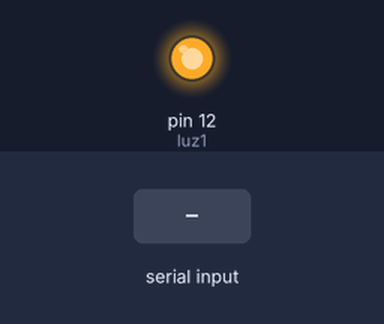
A sketch run on a simulated Arduino Mega 2560, built with avr-gcc and run on an emulated ATmega2560. Parts: output pins drawn as LEDs (lit = HIGH). The test bench sets the inputs (shaded band).

Above: at 1.2 s.
1.3 s: "luz1" received over the second serial link
At 2.7 s:
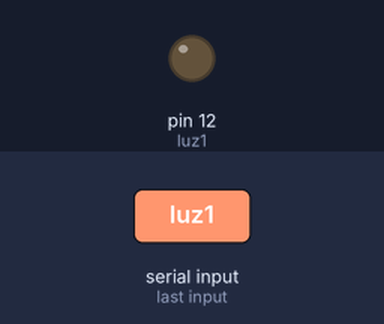
Timing chart, 0 to 4.3 s (numbered marks = the images above; inputs shaded):
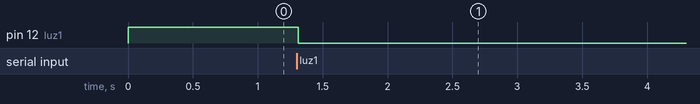

Measured:
- after the input at 1.3 s, pin 12 (luz1): HIGH → LOW at once

The sketch:

luces_hogar_18-2.ino
```cpp
//---Inicio del espaciopublicitario ;-)
//Más proyectos en http://www.rogerbit.com
//Suscribete en http://www.youtube.com/user/carlosvolt?sub_confirmation=1
//Grupo en Facebook https://www.facebook.com/groups/RogerBit/
//---Fin del espaciopublicitario ;-)
//declaración de variables

#include<SoftwareSerial.h>
SoftwareSerial Serial(30,31);
String cadena;
int luz1 = 12;

int ledstatus1 = 0;

void setup () {
    // setea la velocidad del puerto serie a 9600
    Serial.begin(9600);
    pinMode(luz1,OUTPUT);

  digitalWrite(luz1, HIGH);

}

void loop () {
  //lee las cadenas de caracteres que ingresan al puerto serie
  if (Serial.available())  {
    cadena = String("");
    while (Serial.available()) {
      cadena = cadena + char(Serial.read());//Lee caracter por caracter y concatena a la variable cadena
      delay(1);

    }
    //Lee el estados de los pines 2 y 3 y se los asignas a las variables ledstatus 1 y ledstatus2
    ledstatus1 = digitalRead(luz1);

    Serial.println(cadena);//Muestra en el terminal serial la cadena obtenida

    //Pin 2
    if (cadena == "luz1") {//compara el valor de la cadena obetinada
    if(ledstatus1==LOW){// si el valor en bajo enciende el pin 2
    digitalWrite(luz1, HIGH);
    }
    if(ledstatus1==HIGH){// de lo contrario lo apaga
    digitalWrite(luz1, LOW);
    }
    }

   }
  }
```
